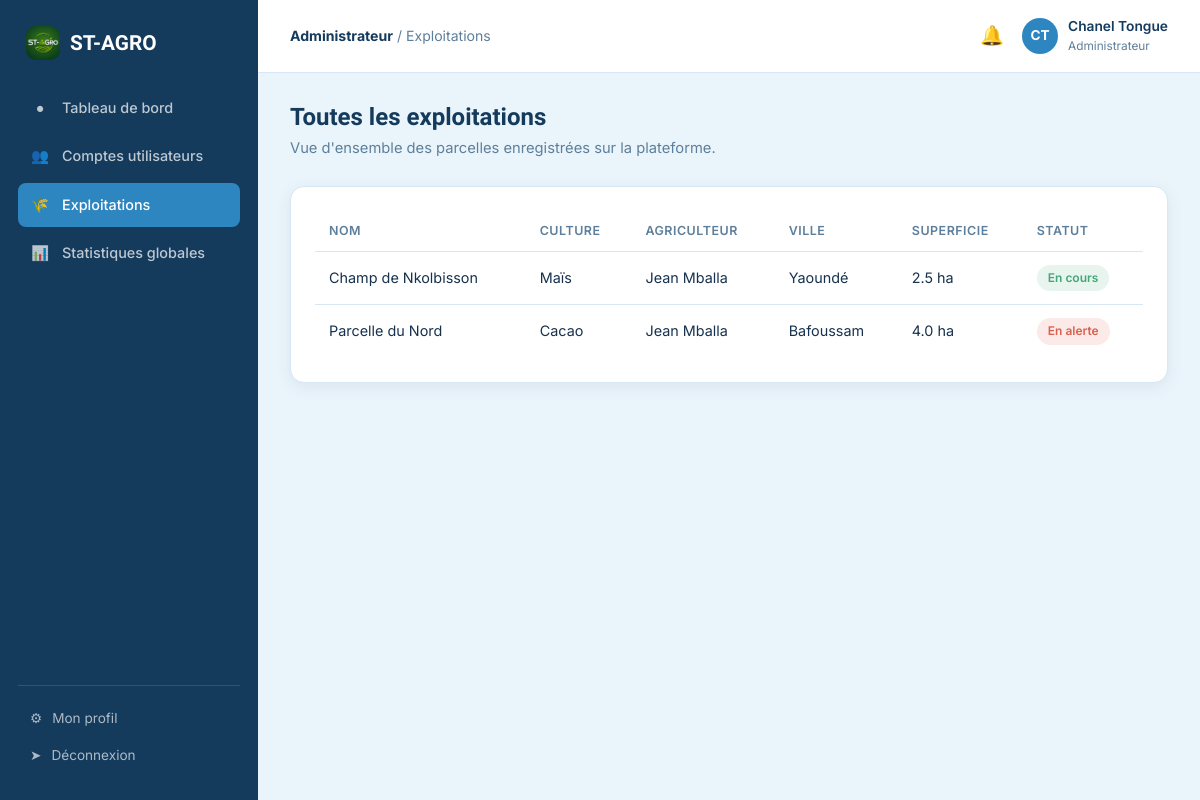
Screenshot of /admin/exploitations.php (signed in) with the database file from the repository.
### tables this page shows
CREATE TABLE utilisateurs (
    id INT AUTO_INCREMENT PRIMARY KEY,
    nom VARCHAR(80) NOT NULL,
    prenom VARCHAR(80) NOT NULL,
    email VARCHAR(150) NOT NULL UNIQUE,
    telephone VARCHAR(30) DEFAULT NULL,
    mot_de_passe VARCHAR(255) NOT NULL,
    role ENUM('administrateur','agriculteur','agronome') NOT NULL DEFAULT 'agriculteur',
    photo_profil VARCHAR(255) DEFAULT NULL,
    ville VARCHAR(120) DEFAULT NULL,
    statut ENUM('actif','suspendu') NOT NULL DEFAULT 'actif',
    date_creation DATETIME DEFAULT CURRENT_TIMESTAMP
);

CREATE TABLE exploitations (
    id INT AUTO_INCREMENT PRIMARY KEY,
    agriculteur_id INT NOT NULL,
    nom VARCHAR(150) NOT NULL,
    culture VARCHAR(120) NOT NULL,
    type_sol ENUM('sableux','limoneux','argileux','humifere') DEFAULT NULL,
    superficie DECIMAL(10,2) DEFAULT NULL COMMENT 'en hectares',
    ville VARCHAR(120) DEFAULT NULL,
    latitude DECIMAL(10,6) DEFAULT NULL,
    longitude DECIMAL(10,6) DEFAULT NULL,
    adresse_ip VARCHAR(45) DEFAULT NULL,
    irrigation_active TINYINT(1) NOT NULL DEFAULT 0,
    date_plantation DATE DEFAULT NULL,
    statut ENUM('en_cours','recoltee','en_alerte') NOT NULL DEFAULT 'en_cours',
    date_creation DATETIME DEFAULT CURRENT_TIMESTAMP,
    FOREIGN KEY (agriculteur_id) REFERENCES utilisateurs(id) ON DELETE CASCADE
);

### includes/auth.php (called while the page is built, shortened)
<?php
require_once __DIR__ . '/../config/database.php';
function estConnecte(): bool
{
    return isset($_SESSION['user_id']);
}
function utilisateurCourant(): ?array
{
    static $user = null;
    if ($user === null) {
        $stmt = getPDO()->prepare('SELECT id, nom, prenom, email, telephone, role, photo_profil, ville, statut FROM utilisateurs WHERE id = ?');
        $stmt->execute([$_SESSION['user_id']]);
        $user = $stmt->fetch();
    }
    return $user;
}

### config/database.php (called while the page is built, shortened)
<?php
function getPDO(): PDO
{
    static $pdo = null;
    if ($pdo === null) {
        $dsn = 'mysql:host=' . DB_HOST . ';dbname=' . DB_NAME . ';charset=' . DB_CHARSET;
        $options = [
            PDO::ATTR_ERRMODE            => PDO::ERRMODE_EXCEPTION,
            PDO::ATTR_DEFAULT_FETCH_MODE => PDO::FETCH_ASSOC,
            PDO::ATTR_EMULATE_PREPARES   => false,
        ];
        try {
            $pdo = new PDO($dsn, DB_USER, DB_PASS, $options);
        } catch (PDOException $e) {
            die('Erreur de connexion à la base de données : ' . $e->getMessage());
        }
    }
    return $pdo;
}

### includes/functions.php (called while the page is built, shortened)
<?php
function nettoyer(string $valeur): string
{
    return htmlspecialchars(trim($valeur), ENT_QUOTES, 'UTF-8');
}

### admin/exploitations.php (the view, shortened to what this page needs)
<?php
require_once __DIR__ . '/../includes/auth.php';
require_once __DIR__ . '/../includes/functions.php';
$pdo = getPDO();
$stmt = $pdo->query("SELECT e.*, u.nom AS agriculteur_nom, u.prenom AS agriculteur_prenom FROM exploitations e
    JOIN utilisateurs u ON u.id = e.agriculteur_id ORDER BY e.date_creation DESC");
$exploitations = $stmt->fetchAll();
$filAriane = 'Exploitations';
$pageActive = 'exploitations';
require __DIR__ . '/../includes/layout_debut.php';
?>
<h1>Toutes les exploitations</h1>
<p class="sous-titre-page">Vue d'ensemble des parcelles enregistrées sur la plateforme.</p>
<?php if (!$exploitations): ?>
    <div class="carte"><div class="etat-vide"><div class="icone">&#127806;</div><h4>Aucune exploitation enregistrée</h4></div></div>
<?php else: ?>
    <div class="carte">
        <div class="table-wrap">
            <table class="table-app">
                <thead><tr><th>Nom</th><th>Culture</th><th>Agriculteur</th><th>Ville</th><th>Superficie</th><th>Statut</th></tr></thead>
                <tbody>
                <?php foreach ($exploitations as $e): ?>
                    <tr>
                        <td><?= nettoyer($e['nom']) ?></td>
                        <td><?= nettoyer($e['culture']) ?></td>
                        <td><?= nettoyer($e['agriculteur_prenom'] . ' ' . $e['agriculteur_nom']) ?></td>
                        <td><?= nettoyer((string)$e['ville']) ?: '—' ?></td>
                        <td><?= $e['superficie'] ? number_format((float)$e['superficie'],1).' ha' : '—' ?></td>
                        <td>
                            <?php if ($e['statut'] === 'en_alerte'): ?><span class="badge badge-rouge">En alerte</span>
                            <?php elseif ($e['statut'] === 'recoltee'): ?><span class="badge badge-gris">Récoltée</span>
                            <?php else: ?><span class="badge badge-vert">En cours</span><?php endif; ?>
                        </td>
                    </tr>
                <?php endforeach; ?>
                </tbody>
            </table>
        </div>
    </div>
<?php endif; ?>
<?php require __DIR__ . '/../includes/layout_fin.php'; ?>

### includes/layout_debut.php (shortened to what this page needs)
<?php
$user = utilisateurCourant();
$role = $user['role'];
$initiales = mb_strtoupper(mb_substr($user['prenom'], 0, 1) . mb_substr($user['nom'], 0, 1));
$libRole = ['agriculteur' => 'Agriculteur', 'agronome' => 'Agronome', 'administrateur' => 'Administrateur'];
?>
<!DOCTYPE html>
<html lang="fr">
<head>
<link rel="stylesheet" href="/st-agro/includes/style.css?v=logo34">
</head>
<body>
<div class="app-shell">
    <aside class="barre-laterale">
        <div class="logo"><img src="/st-agro/logo.png" alt="ST-AGRO"> ST-AGRO</div>
        <ul class="nav-app">
            <?php foreach ($liensParRole[$role] as $lien): ?>
            <li><a href="<?= $lien['href'] ?>" class="<?= $pageActive === $lien['cle'] ? 'actif' : '' ?>">
                <span class="icone"><?= $lien['icone'] ?></span> <?= $lien['texte'] ?>
            </a></li>
            <?php endforeach; ?>
        </ul>
        <div class="barre-laterale-bas">
            <a href="/st-agro/profil.php"><span class="icone">&#9881;</span> Mon profil</a>
            <a href="/st-agro/deconnexion.php"><span class="icone">&#10148;</span> Déconnexion</a>
        </div>
    </aside>
    <div class="zone-app">
        <header class="barre-superieure">
            <div style="display:flex; align-items:center; gap:14px;">
                <div class="fil-ariane"><strong><?= $libRole[$role] ?></strong> / <?= nettoyer($filAriane) ?></div>
            </div>
            <div class="barre-superieure-actions">
                <a href="/st-agro/<?= $role === 'administrateur' ? 'admin' : $role ?>/notifications.php" class="cloche-notif" aria-label="Notifications">
                    &#128276;
                </a>
                <a href="/st-agro/profil.php" class="mini-profil">
                    <div class="avatar"><?= $initiales ?></div>
                    <div>
                        <div class="nom"><?= nettoyer($user['prenom'] . ' ' . $user['nom']) ?></div>
                        <div class="role"><?= $libRole[$role] ?></div>
                    </div>
                </a>
            </div>
        </header>
        <main class="contenu-app">

### rows the page displays
utilisateurs: role "Administrateur", initiales "CT", nettoyer($user['prenom'] . ' ' . $user['nom']) "Chanel Tongue"
exploitations: nom "Champ de Nkolbisson", culture "Maïs", agriculteur.nom "Jean Mballa", ville "Yaoundé", superficie "2.5", statut "En cours"
exploitations: nom "Parcelle du Nord", culture "Cacao", agriculteur.nom "Jean Mballa", ville "Bafoussam", superficie "4.0", statut "En alerte"

### other values shown
$lien['icone'] "●"
$lien['texte'] "Tableau de bord"
$lien['icone'] "👥"
$lien['texte'] "Comptes utilisateurs"
$lien['icone'] "🌾"
$lien['texte'] "Exploitations"
$lien['icone'] "📊"
$lien['texte'] "Statistiques globales"
nettoyer($filAriane) "Exploitations"
